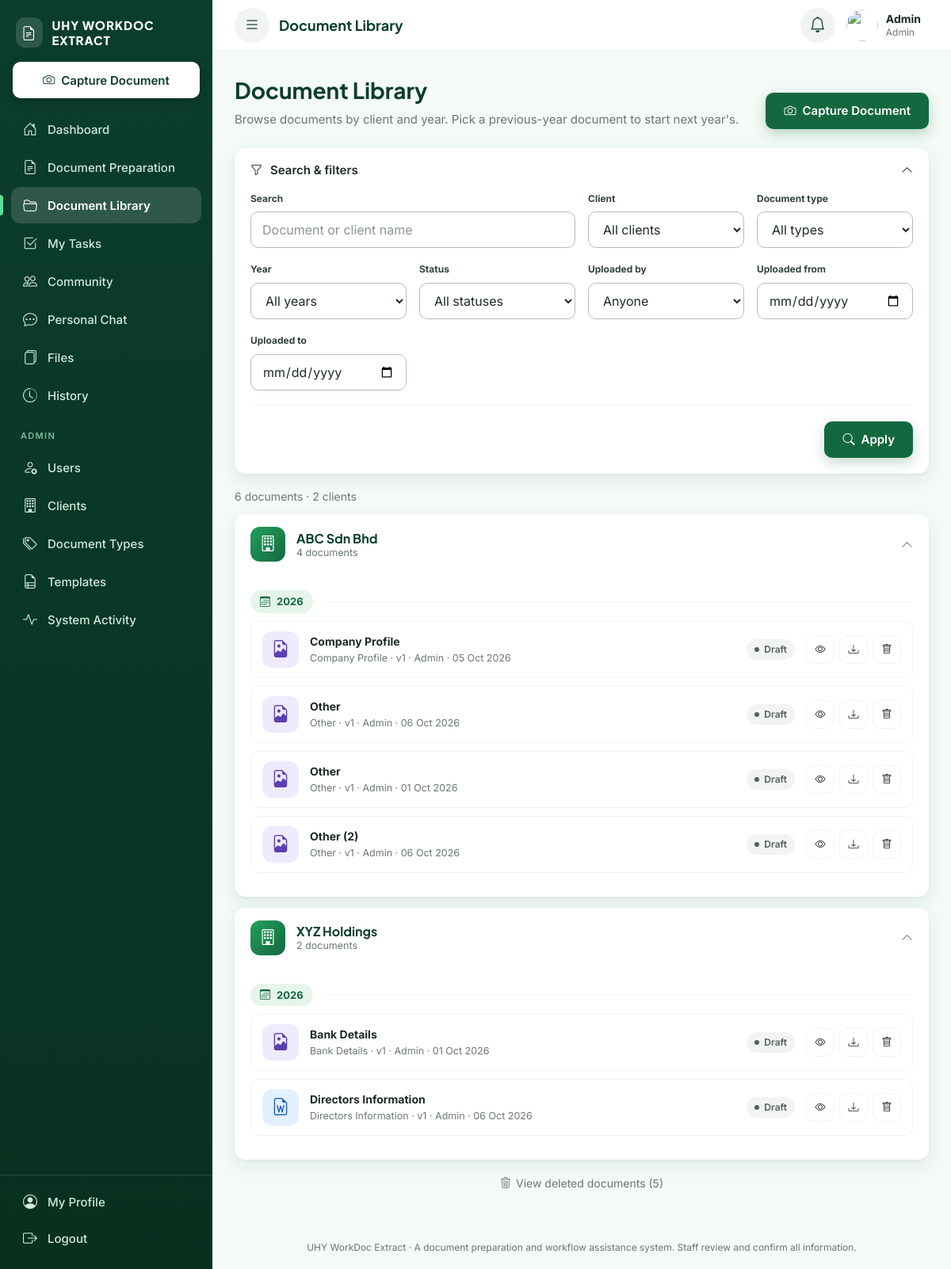
Page /documents/library.php (signed in) on the committed database.
### tables this page shows
CREATE TABLE `users` (
  `user_id` int(10) UNSIGNED NOT NULL,
  `name` varchar(120) NOT NULL,
  `username` varchar(50) NOT NULL,
  `email` varchar(150) NOT NULL,
  `password` varchar(255) NOT NULL,
  `role` enum('admin','staff') NOT NULL DEFAULT 'staff',
  `staff_type` enum('staff','contract','intern') DEFAULT NULL,
  `department` varchar(50) DEFAULT NULL,
  `avatar_path` varchar(255) DEFAULT NULL,
  `status` enum('active','inactive') NOT NULL DEFAULT 'active',
  `must_change_password` tinyint(1) NOT NULL DEFAULT 1,
  `last_login_at` datetime DEFAULT NULL,
  `created_at` timestamp NOT NULL DEFAULT current_timestamp(),
  `updated_at` timestamp NOT NULL DEFAULT current_timestamp() ON UPDATE current_timestamp()
);

CREATE TABLE `documents` (
  `document_id` int(10) UNSIGNED NOT NULL,
  `client_id` int(10) UNSIGNED NOT NULL,
  `type_id` int(10) UNSIGNED NOT NULL,
  `document_name` varchar(200) NOT NULL,
  `year` smallint(5) UNSIGNED NOT NULL,
  `uploaded_by` int(10) UNSIGNED NOT NULL,
  `current_version_id` int(10) UNSIGNED DEFAULT NULL,
  `prepared_from_version_id` int(10) UNSIGNED DEFAULT NULL,
  `status` enum('draft','in_review','returned','approved','final') NOT NULL DEFAULT 'draft',
  `is_deleted` tinyint(1) NOT NULL DEFAULT 0,
  `deleted_at` datetime DEFAULT NULL,
  `deleted_by` int(10) UNSIGNED DEFAULT NULL,
  `created_at` timestamp NOT NULL DEFAULT current_timestamp(),
  `updated_at` timestamp NOT NULL DEFAULT current_timestamp() ON UPDATE current_timestamp()
);

CREATE TABLE `document_types` (
  `type_id` int(10) UNSIGNED NOT NULL,
  `name` varchar(100) NOT NULL,
  `is_active` tinyint(1) NOT NULL DEFAULT 1
);

CREATE TABLE `document_versions` (
  `version_id` int(10) UNSIGNED NOT NULL,
  `document_id` int(10) UNSIGNED NOT NULL,
  `version_no` int(10) UNSIGNED NOT NULL,
  `file_path` varchar(255) DEFAULT NULL,
  `file_type` varchar(20) DEFAULT NULL,
  `original_name` varchar(255) DEFAULT NULL,
  `file_size` int(10) UNSIGNED DEFAULT NULL,
  `change_note` varchar(255) DEFAULT NULL,
  `created_by` int(10) UNSIGNED NOT NULL,
  `created_at` timestamp NOT NULL DEFAULT current_timestamp(),
  `is_final` tinyint(1) NOT NULL DEFAULT 0
);

CREATE TABLE `clients` (
  `client_id` int(10) UNSIGNED NOT NULL,
  `client_name` varchar(150) NOT NULL,
  `registration_no` varchar(50) DEFAULT NULL,
  `contact_person` varchar(120) DEFAULT NULL,
  `status` enum('active','inactive') NOT NULL DEFAULT 'active',
  `created_by` int(10) UNSIGNED DEFAULT NULL,
  `created_at` timestamp NOT NULL DEFAULT current_timestamp()
);

### documents/library.php (the view, shortened to what the rows shown need)
<?php
require_once __DIR__ . '/../includes/bootstrap.php';
require_once __DIR__ . '/../services/DocumentService.php';
$user = require_permission('document.library');
$deletedView = $user['role'] === 'admin' && ($_GET['deleted'] ?? '') === '1';
$statuses = DocumentService::statuses();
$date = fn(string $v): string => preg_match('/^\d{4}-\d{2}-\d{2}$/', $v) ? $v : '';
$f = [
    'q'      => trim((string)($_GET['q'] ?? '')),
    'client' => (int)($_GET['client'] ?? 0),
    'type'   => (int)($_GET['type'] ?? 0),
    'year'   => (int)($_GET['year'] ?? 0),
    'status' => isset($statuses[$_GET['status'] ?? '']) ? $_GET['status'] : '',
    'staff'  => (int)($_GET['staff'] ?? 0),
    'from'   => $date((string)($_GET['from'] ?? '')),
    'to'     => $date((string)($_GET['to'] ?? '')),
];
$activeFilters = count(array_filter($f, fn($v) => $v !== '' && $v !== 0));
$rows      = DocumentService::library($f, LIBRARY_LIMIT, $deletedView);
$rows      = array_slice($rows, 0, LIBRARY_LIMIT);
$groups = [];
foreach ($rows as $r) {
    $cid = (int)$r['client_id'];
    $groups[$cid]['name']  = $r['client_name'];
    $groups[$cid]['count'] = ($groups[$cid]['count'] ?? 0) + 1;
    $groups[$cid]['years'][(int)$r['year']][] = $r;
}
$openAll = $activeFilters > 0 || count($groups) <= 3;
$pageTitle    = $deletedView ? 'Deleted Documents' : 'Document Library';
require __DIR__ . '/../includes/header.php';
?>
<div class="df-page-header">
    <div>
        <?php if ($deletedView): ?>
            <a class="df-back" href="<?= e(url('documents/library.php')) ?>">
                <i class="bi bi-arrow-left"></i> Back
            </a>
            <h1>Deleted Documents</h1>
            <p class="df-page-sub">Documents removed from the library. Restore anything deleted by mistake.</p>
        <?php else: ?>
            <h1>Document Library</h1>
        <?php endif; ?>
    </div>
</div>
<?php if ($groups): ?>
    <?php foreach ($groups as $cid => $g): ?>
        <details class="df-group" <?= $openAll ? 'open' : '' ?>>
            <summary class="df-group-head">
                <span class="df-group-icon"><i class="bi bi-building"></i></span>
                <span class="df-group-title"><strong><?= e($g['name']) ?></strong><small><?= (int)$g['count'] ?> document<?= $g['count'] === 1 ? '' : 's' ?></small></span>
                <i class="bi bi-chevron-down df-group-chevron"></i>
            </summary>
            <div class="df-group-body">
                <?php foreach ($g['years'] as $year => $docs): ?>
                    <div class="df-year"><span class="df-year-label"><i class="bi bi-calendar3"></i> <?= (int)$year ?></span><span class="df-year-line"></span></div>
                    <?php foreach ($docs as $d): [$iconClass, $icon] = doc_icon($d['file_type']); $hasFile = !empty($d['file_path']); ?>
                        <div class="df-doc-row">
                            <?php if ($deletedView): ?>
                                <a class="df-doc-row-main" href="<?= e(url('documents/view.php?id=' . (int)$d['document_id'])) ?>">
                                    <span class="df-doc-icon <?= e($iconClass) ?>"><i class="bi <?= e($icon) ?>"></i></span>
                                    <span class="df-doc-info">
                                        <strong><?= e($d['document_name']) ?></strong>
                                        <small>
                                            <?= e($d['type_name']) ?> · v<?= (int)$d['version_no'] ?> · <?= e($d['uploader_name']) ?>
                                            <br>Deleted by <?= e($d['deleted_by_name'] ?? '-') ?>
                                            · <?= !empty($d['deleted_at']) ? e(time_ago($d['deleted_at'])) : 'Unknown date' ?>
                                        </small>
                                    </span>
                                </a>
                                <span class="df-doc-row-status"><?= status_badge($d['status']) ?></span>
                                <div class="df-actions">
                                    <a class="df-action" href="<?= e(url('documents/view.php?id=' . (int)$d['document_id'])) ?>" title="View"><i class="bi bi-eye"></i><span>View</span></a>
                                    <?php if ($hasFile): ?>
                                        <a class="df-action" href="<?= e(url('files/download.php?v=' . (int)$d['version_id'])) ?>" title="Download"><i class="bi bi-download"></i><span>Download</span></a>
                                    <?php endif; ?>
                                    <button type="button" class="df-action df-action-success" title="Restore" data-confirm data-tone="success"
                                            data-title="Restore this document?" data-text="<?= e($d['document_name']) ?> will reappear in the library." data-button="Restore"
                                            data-action="<?= e(url('documents/restore.php')) ?>"
                                            data-fields="<?= e(json_encode(['document_id' => (int)$d['document_id']])) ?>">
                                        <i class="bi bi-arrow-counterclockwise"></i><span>Restore</span>
                                    </button>
                                </div>
                            <?php else: ?>
                                <a class="df-doc-row-main" href="<?= e(url('documents/view.php?id=' . (int)$d['document_id'])) ?>">
                                    <span class="df-doc-icon <?= e($iconClass) ?>"><i class="bi <?= e($icon) ?>"></i></span>
                                    <span class="df-doc-info">
                                        <strong><?= e($d['document_name']) ?></strong>
                                        <small><?= e($d['type_name']) ?> · v<?= (int)$d['version_no'] ?> · <?= e($d['uploader_name']) ?> · <?= e(time_ago($d['updated_at'])) ?></small>
                                    </span>
                                </a>
                                <span class="df-doc-row-status"><?= status_badge($d['status']) ?></span>
                                <div class="df-actions">
                                    <a class="df-action" href="<?= e(url('documents/view.php?id=' . (int)$d['document_id'])) ?>" title="View"><i class="bi bi-eye"></i><span>View</span></a>
                                    <?php if ($hasFile): ?>
                                        <a class="df-action" href="<?= e(url('files/download.php?v=' . (int)$d['version_id'])) ?>" title="Download"><i class="bi bi-download"></i><span>Download</span></a>
                                    <?php endif; ?>
                                    <?php if (DocumentService::canDelete($d, $user)): ?>
                                        <button type="button" class="df-action df-action-danger" title="Delete" data-confirm data-tone="danger"
                                                data-title="Delete this document?" data-text="<?= e($d['document_name']) ?> will be removed from the library. An Admin can restore it later if needed."
                                                data-button="Delete" data-action="<?= e(url('documents/delete.php')) ?>"
                                                data-fields="<?= e(json_encode(['document_id' => (int)$d['document_id']])) ?>">
                                            <i class="bi bi-trash"></i><span>Delete</span>
                                        </button>
                                    <?php endif; ?>
                                </div>
                            <?php endif; ?>
                        </div>
                    <?php endforeach; ?>
                <?php endforeach; ?>
            </div>
        </details>
    <?php endforeach; ?>
<?php endif; ?>
<?php require __DIR__ . '/../includes/footer.php'; ?>

### includes/header.php (shortened to what the rows shown need)
<?php
$user = current_user();
$pageTitle = $pageTitle ?? 'Dashboard';
?>
<!DOCTYPE html>
<html lang="en">
<head>
    <link rel="stylesheet" href="https://cdn.jsdelivr.net/npm/bootstrap-icons@1.11.3/font/bootstrap-icons.min.css">
    <link rel="stylesheet" href="<?= e(url('assets/css/style.css')) ?>">
</head>
<body class="df-app-body">
<div class="df-shell">
    <div class="df-main">
        <header class="df-topbar">
            <h2 class="df-topbar-title"><?= e($pageTitle) ?></h2>
            <div class="df-topbar-actions">
                <a class="df-topbar-user" href="<?= e(url('profile/index.php')) ?>">
                    <span class="df-topbar-user-text">
                        <strong><?= e($user['name']) ?></strong>
                        <small><?= e(role_label($user)) ?></small>
                    </span>
                </a>
            </div>
        </header>
        <main class="df-content">

### includes/ui.php (shortened to what the rows shown need)
<?php
function time_ago(?string $datetime): string
{
    $time = strtotime($datetime);
    $diff = time() - $time;
    return date('d M Y', $time);
}
function role_label(array $user): string
{
    if ($user['role'] === 'admin') {
        return 'Admin';
    }
    $labels = ['staff' => 'Staff', 'contract' => 'Contract Staff', 'intern' => 'Intern'];
    return $labels[$user['staff_type']] ?? 'Staff';
}
function status_badge(string $status): string
{
    $map = [
        'new'            => ['New', 'info'],
        'uploaded'       => ['Uploaded', 'purple'],
        'processing'     => ['Processing', 'warning'],
        'in_progress'    => ['In Progress', 'warning'],
        'pending_review' => ['Pending Review', 'purple'],
        'completed'      => ['Completed', 'success'],
        'draft'          => ['Draft', 'neutral'],
        'in_review'      => ['In Review', 'purple'],
        'returned'       => ['Returned', 'danger'],
        'approved'       => ['Approved', 'success'],
        'final'          => ['Final', 'success'],
        'active'         => ['Active', 'success'],
        'inactive'       => ['Inactive', 'neutral'],
        'low'            => ['Low', 'neutral'],
        'medium'         => ['Medium', 'info'],
        'high'           => ['High', 'warning'],
        'urgent'         => ['Urgent', 'danger'],
    ];
    [$label, $color] = $map[$status] ?? [ucfirst(str_replace('_', ' ', $status)), 'neutral'];
    return '<span class="df-badge df-badge-' . e($color) . '">' . e($label) . '</span>';
}
function doc_icon(?string $type): array
{
    switch (strtolower((string)$type)) {
        case 'docx': case 'doc':                 return ['df-doc-docx',  'bi-file-earmark-word'];
        case 'jpg': case 'jpeg': case 'png':     return ['df-doc-image', 'bi-file-earmark-image'];
    }
    return ['df-doc-image', 'bi-file-earmark'];
}

### rows in the picture
users: name "Admin", role "Admin"
documents: document_name "Company Profile", type.name "Company Profile", current_version.version_no "1", uploaded_by.name "Admin", updated_at "05 Oct 2026"
documents: document_name "Other", type.name "Other", current_version.version_no "1", uploaded_by.name "Admin", updated_at "06 Oct 2026"
documents: document_name "Other", type.name "Other", current_version.version_no "1", uploaded_by.name "Admin", updated_at "01 Oct 2026"
documents: document_name "Other (2)", type.name "Other", current_version.version_no "1", uploaded_by.name "Admin", updated_at "06 Oct 2026"
documents: client.client_name "XYZ Holdings", type "2", year "2026", document_name "Bank Details", type.name "Bank Details", current_version.version_no "1", uploaded_by.name "Admin", updated_at "01 Oct 2026"
documents: document_name "Directors Information", type.name "Directors Information", current_version.version_no "1", uploaded_by.name "Admin", updated_at "06 Oct 2026"

### other values in the picture
$item['label'] "Dashboard"
$item['label'] "Document Preparation"
$item['label'] "Document Library"
$item['label'] "My Tasks"
$item['label'] "Community"
$item['label'] "Personal Chat"
$item['label'] "Files"
$item['label'] "History"
$item['label'] "Users"
$item['label'] "Clients"
$item['label'] "Document Types"
$item['label'] "Templates"
$item['label'] "System Activity"
$pageTitle "Document Library"
count($rows) "6"
